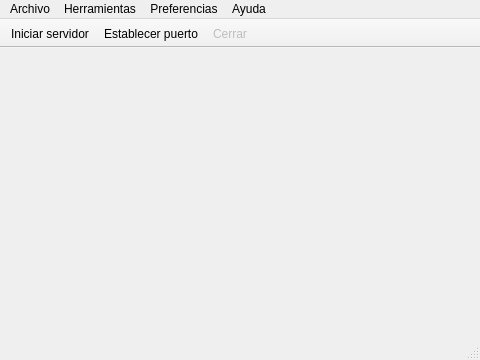
<?xml version="1.0" encoding="UTF-8"?>
<ui version="4.0">
 <class>Rec</class>
 <widget class="QMainWindow" name="Rec">
  <property name="geometry">
   <rect>
    <x>0</x>
    <y>0</y>
    <width>480</width>
    <height>360</height>
   </rect>
  </property>
  <property name="minimumSize">
   <size>
    <width>320</width>
    <height>240</height>
   </size>
  </property>
  <property name="windowTitle">
   <string>Offline - REC (Panel de Control)</string>
  </property>
  <property name="windowIcon">
   <iconset resource="../../iconos.qrc">
    <normaloff>:/iconos/iconos/rec.png</normaloff>:/iconos/iconos/rec.png</iconset>
  </property>
  <widget class="QWidget" name="centralWidget">
   <layout class="QVBoxLayout" name="verticalLayout">
    <property name="leftMargin">
     <number>0</number>
    </property>
    <property name="topMargin">
     <number>0</number>
    </property>
    <property name="rightMargin">
     <number>0</number>
    </property>
    <property name="bottomMargin">
     <number>0</number>
    </property>
    <item>
     <layout class="QHBoxLayout" name="horizontalLayoutPrincipal"/>
    </item>
   </layout>
  </widget>
  <widget class="QMenuBar" name="menuBar">
   <property name="geometry">
    <rect>
     <x>0</x>
     <y>0</y>
     <width>480</width>
     <height>27</height>
    </rect>
   </property>
   <widget class="QMenu" name="menuArchivo">
    <property name="title">
     <string>Archivo</string>
    </property>
    <addaction name="actionIniciarServidor"/>
    <addaction name="separator"/>
    <addaction name="actionCerrar"/>
    <addaction name="actionSalir"/>
   </widget>
   <widget class="QMenu" name="menuHerramientas">
    <property name="title">
     <string>Herramientas</string>
    </property>
    <addaction name="actionTomarInstantanea"/>
   </widget>
   <widget class="QMenu" name="menuPreferencias">
    <property name="title">
     <string>Preferencias</string>
    </property>
    <addaction name="actionEstablecerPuerto"/>
    <addaction name="actionPantallaCompleta"/>
   </widget>
   <widget class="QMenu" name="menuAyuda">
    <property name="title">
     <string>Ayuda</string>
    </property>
    <addaction name="actionAyuda"/>
    <addaction name="separator"/>
    <addaction name="actionAcercaDe"/>
    <addaction name="actionAcercaDeQt"/>
   </widget>
   <addaction name="menuArchivo"/>
   <addaction name="menuHerramientas"/>
   <addaction name="menuPreferencias"/>
   <addaction name="menuAyuda"/>
  </widget>
  <widget class="QToolBar" name="toolBarSuperior">
   <property name="windowTitle">
    <string>Barra de navegación</string>
   </property>
   <property name="movable">
    <bool>false</bool>
   </property>
   <property name="toolButtonStyle">
    <enum>Qt::ToolButtonTextBesideIcon</enum>
   </property>
   <attribute name="toolBarArea">
    <enum>TopToolBarArea</enum>
   </attribute>
   <attribute name="toolBarBreak">
    <bool>false</bool>
   </attribute>
   <addaction name="actionIniciarServidor"/>
   <addaction name="actionEstablecerPuerto"/>
   <addaction name="actionCerrar"/>
  </widget>
  <widget class="QStatusBar" name="statusBar"/>
  <action name="actionAyuda">
   <property name="icon">
    <iconset resource="../../iconos.qrc">
     <normaloff>:/iconos/iconos/ayuda.svg</normaloff>:/iconos/iconos/ayuda.svg</iconset>
   </property>
   <property name="text">
    <string>A&amp;yuda</string>
   </property>
   <property name="shortcut">
    <string>F1</string>
   </property>
  </action>
  <action name="actionAcercaDe">
   <property name="icon">
    <iconset resource="../../iconos.qrc">
     <normaloff>:/iconos/iconos/acerca.svg</normaloff>:/iconos/iconos/acerca.svg</iconset>
   </property>
   <property name="text">
    <string>&amp;Acerca de</string>
   </property>
   <property name="shortcut">
    <string>F2</string>
   </property>
  </action>
  <action name="actionAcercaDeQt">
   <property name="text">
    <string>Acerca de &amp;Qt</string>
   </property>
   <property name="shortcut">
    <string>F3</string>
   </property>
  </action>
  <action name="actionDispositivos">
   <property name="text">
    <string>&amp;Dispositivos</string>
   </property>
   <property name="shortcut">
    <string>Ctrl+D</string>
   </property>
  </action>
  <action name="actionPantallaCompleta">
   <property name="checkable">
    <bool>true</bool>
   </property>
   <property name="text">
    <string>Pantalla &amp;completa</string>
   </property>
   <property name="shortcut">
    <string>F11</string>
   </property>
  </action>
  <action name="actionCapturar">
   <property name="icon">
    <iconset resource="../../iconos.qrc">
     <normaloff>:/iconos/iconos/capturar.svg</normaloff>:/iconos/iconos/capturar.svg</iconset>
   </property>
   <property name="text">
    <string>&amp;Capturar</string>
   </property>
   <property name="toolTip">
    <string>Iniciar captura de vídeo</string>
   </property>
   <property name="shortcut">
    <string>Ctrl+C</string>
   </property>
   <property name="menuRole">
    <enum>QAction::AboutQtRole</enum>
   </property>
  </action>
  <action name="actionCerrar">
   <property name="enabled">
    <bool>false</bool>
   </property>
   <property name="icon">
    <iconset resource="../../iconos.qrc">
     <normaloff>:/iconos/iconos/cerrar.svg</normaloff>:/iconos/iconos/cerrar.svg</iconset>
   </property>
   <property name="text">
    <string>C&amp;errar</string>
   </property>
   <property name="shortcut">
    <string>Ctrl+W</string>
   </property>
  </action>
  <action name="actionSalir">
   <property name="text">
    <string>&amp;Salir</string>
   </property>
   <property name="shortcut">
    <string>Ctrl+Q</string>
   </property>
  </action>
  <action name="actionTomarInstantanea">
   <property name="enabled">
    <bool>false</bool>
   </property>
   <property name="icon">
    <iconset resource="../../iconos.qrc">
     <normaloff>:/iconos/iconos/instantanea.svg</normaloff>:/iconos/iconos/instantanea.svg</iconset>
   </property>
   <property name="text">
    <string>Tomar &amp;instantánea</string>
   </property>
   <property name="shortcut">
    <string>Ctrl+I</string>
   </property>
  </action>
  <action name="actionIniciarServidor">
   <property name="icon">
    <iconset resource="../../iconos.qrc">
     <normaloff>:/iconos/iconos/servidor.svg</normaloff>:/iconos/iconos/servidor.svg</iconset>
   </property>
   <property name="text">
    <string>&amp;Iniciar servidor</string>
   </property>
   <property name="shortcut">
    <string>Ctrl+S</string>
   </property>
  </action>
  <action name="actionEstablecerPuerto">
   <property name="icon">
    <iconset resource="../../iconos.qrc">
     <normaloff>:/iconos/iconos/puerto.svg</normaloff>:/iconos/iconos/puerto.svg</iconset>
   </property>
   <property name="text">
    <string>Establecer &amp;puerto</string>
   </property>
   <property name="shortcut">
    <string>Ctrl+P</string>
   </property>
  </action>
 </widget>
 <layoutdefault spacing="6" margin="11"/>
 <resources>
  <include location="../../iconos.qrc"/>
 </resources>
 <connections/>
</ui>
